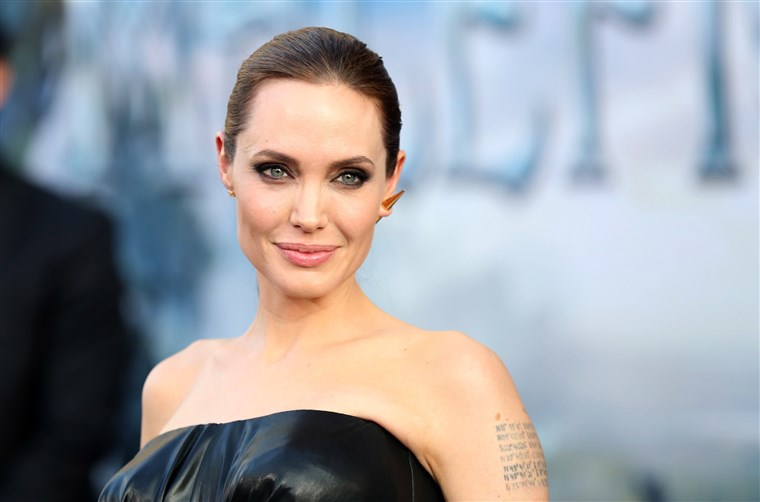
#> input picture deepface-master/deepface-master/tests/integration/dataset/target.jpg, 760 x 502 px
$ python -i advanced_analyzer.py   (imports and definitions only)
#> lines starting #> are read from the running program, lines starting #| are printed output that depends on the picture
#> further down, picture is the input picture: shape (502, 760, 3); mean B, G, R 163.7, 157.8, 154.9
"""
Advanced Face Analyzer using DeepFace master
Menganalisis atribut wajah: gender, umur, emosi, ras
"""

import cv2
import numpy as np
from typing import Dict, List, Any, Optional, Tuple
from deepface import DeepFace
from deepface.modules.demography import analyze as deepface_analyze
from deepface.commons.logger import Logger

# [1 line that did not run here, left out]

class AdvancedFaceAnalyzer:
    """
    Analyzer wajah canggih untuk ekstraksi atribut wajah
    """

    def __init__(self):
        self.last_analysis = None
        self.last_error = None

    def analyze_face_attributes(self,
                                face_image: np.ndarray,
                                actions: List[str] = ["age", "gender", "emotion", "race"],
                                detector_backend: str = "retinaface",
                                enforce_detection: bool = False) -> Optional[Dict[str, Any]]:
        """
        Analisis atribut wajah lengkap dengan preprocessing yang lebih baik

        Args:
            face_image: Gambar wajah dalam format numpy array
            actions: Daftar atribut yang ingin dianalisis
            detector_backend: Backend deteksi wajah
            enforce_detection: Apakah harus memaksa deteksi wajah

        Returns:
            Dictionary berisi hasil analisis
        """
#> called with detector_backend = 'retinaface', enforce_detection = False
        try:
            # Preprocessing untuk hasil analisis yang lebih baik
            # 1. Validasi input
            if face_image is None or face_image.size == 0:
                print("❌ Face image is None or empty")
                return None

            # 2. Normalisasi tipe data gambar ke uint8
            analysis_image = face_image
            if analysis_image.dtype == np.float64 or analysis_image.dtype == np.float32:
                # Jika dalam rentang 0..1, scale ke 0..255
                if analysis_image.max() <= 1.0:
                    analysis_image = (analysis_image * 255.0)
                analysis_image = np.clip(analysis_image, 0, 255).astype(np.uint8)
            elif analysis_image.dtype != np.uint8:
                analysis_image = np.clip(analysis_image, 0, 255).astype(np.uint8)

            # 3. Konversi ke format warna yang tepat
            if len(analysis_image.shape) == 2 or (len(analysis_image.shape) == 3 and analysis_image.shape[2] == 1):
                # Grayscale ke BGR
                analysis_image = cv2.cvtColor(analysis_image, cv2.COLOR_GRAY2BGR)
            elif len(analysis_image.shape) == 3 and analysis_image.shape[2] == 3:
                # Biarkan sebagai BGR (umumnya dari OpenCV). Jika input RGB, DeepFace tetap dapat menangani.
                pass

            # 4. Validasi ukuran - pastikan cukup besar untuk analisis
            h, w = analysis_image.shape[:2]
#> h = 502; w = 760
            if h < 100 or w < 100:
                print(f"⚠️  Face image too small ({w}x{h}), resizing...")
                # Resize ke ukuran yang lebih besar
                analysis_image = cv2.resize(analysis_image, (224, 224), interpolation=cv2.INTER_CUBIC)

            # 5. Enhancement untuk analisis yang lebih baik
            # Convert to LAB for better contrast enhancement
            if len(analysis_image.shape) == 3:
                lab = cv2.cvtColor(analysis_image, cv2.COLOR_BGR2LAB)
#> lab: shape (502, 760, 3); mean of channels 0, 1, 2 162.9, 129, 124.8
                l, a, b = cv2.split(lab)
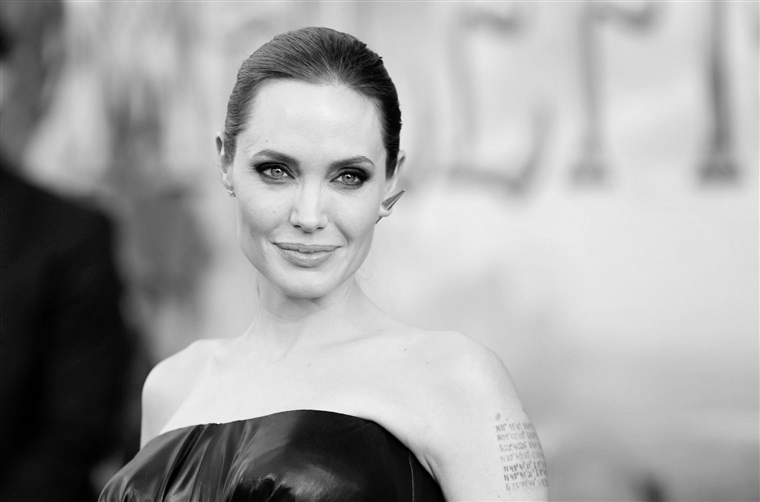
#> l: shape (502, 760); min 0, max 245, mean 162.9
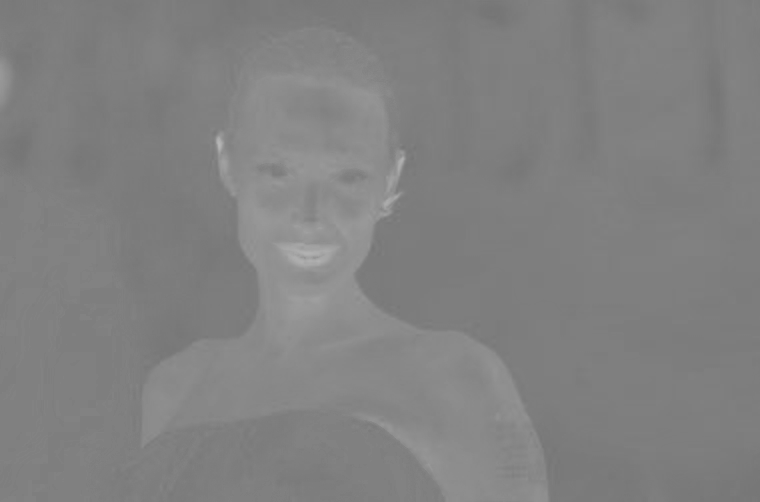
#> a: shape (502, 760); min 116, max 183, mean 129

                # Apply CLAHE to L channel
                clahe = cv2.createCLAHE(clipLimit=1.5, tileGridSize=(8,8))
                l = clahe.apply(l)
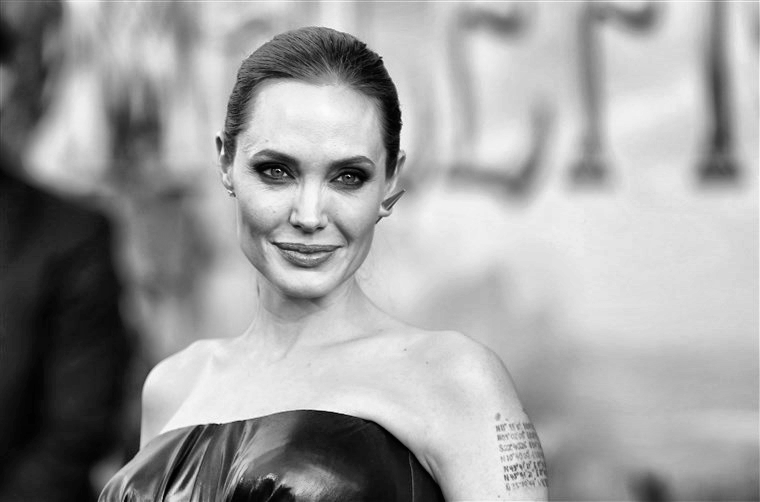
#> l: shape (502, 760); min 1, max 251, mean 158.9

                # Merge back
                enhanced_lab = cv2.merge([l, a, b])
#> enhanced_lab: shape (502, 760, 3); mean of channels 0, 1, 2 158.9, 129, 124.8
                analysis_image = cv2.cvtColor(enhanced_lab, cv2.COLOR_LAB2BGR)
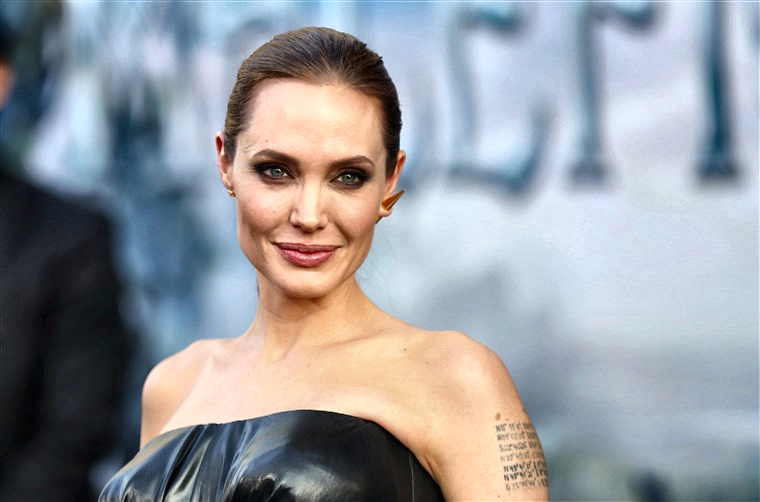
#> analysis_image: shape (502, 760, 3); mean B, G, R 159.4, 153.6, 150.2

            # 6. Analisis menggunakan DeepFace dengan parameter yang lebih baik
            print(f"🔬 Starting DeepFace analysis with image shape: {analysis_image.shape}")
#| 🔬 Starting DeepFace analysis with image shape: (502, 760, 3)
#> (the run stopped early here; a loop or call above may not have finished)
